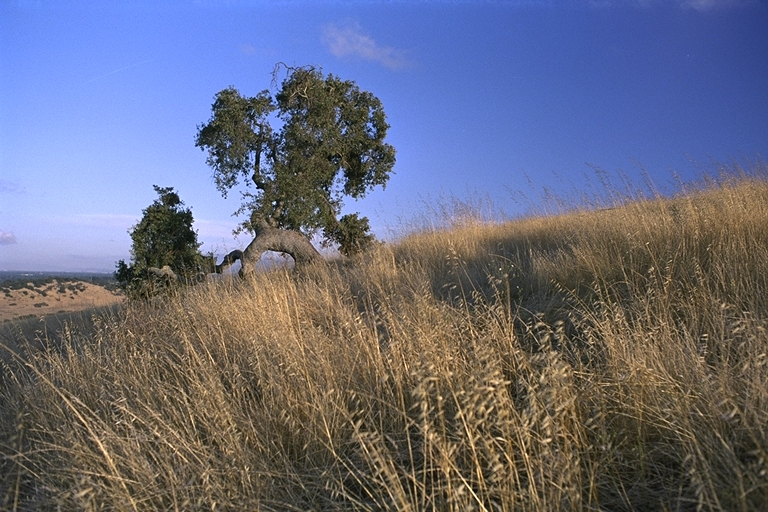
%> input picture background.jpg, 768 x 512 px, given in place of pool.tif, which was not available
$ octave miniprojet.m   (GNU Octave 9; MATLAB toolbox functions it lacks are replaced by stand-ins)
%> lines starting %> are read from the running program, lines starting %| are printed output that depends on the picture; pictures that were not available may be replaced by others from this repository, and a replacement may not be noted
clc
clear all
close all
 % ---------------------------- PREAMBULE --------------------------

I = double(imread('pool.tif'));

% Composante rouge
R = I(:,:,1);
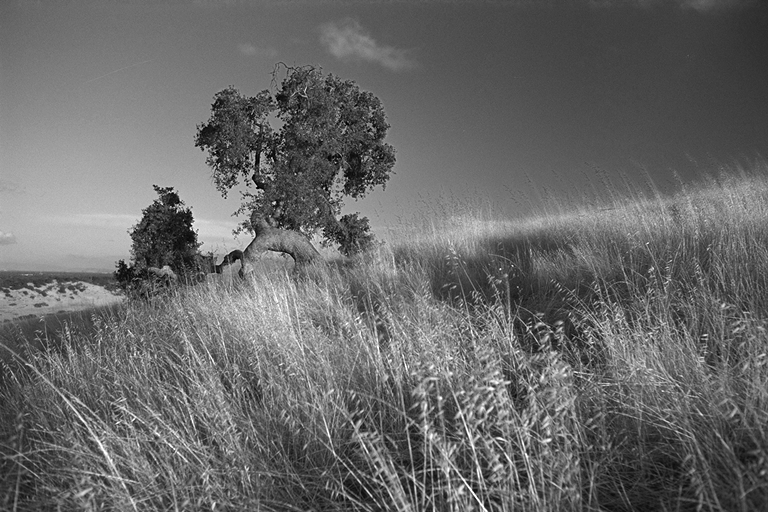
%> R: size 512x768 double; min 0, max 255, mean 104.7
% Composante verte
G = I(:,:,2);
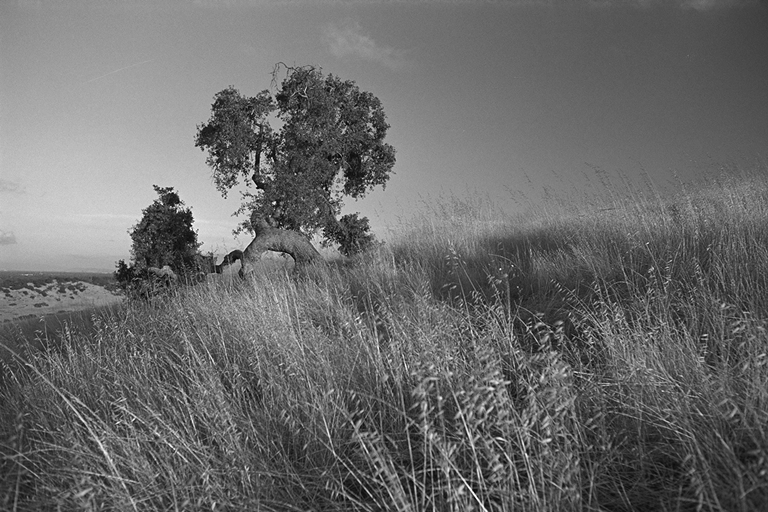
%> G: size 512x768 double; min 1, max 254, mean 106.9
% Composante bleue
B = I(:,:,3);
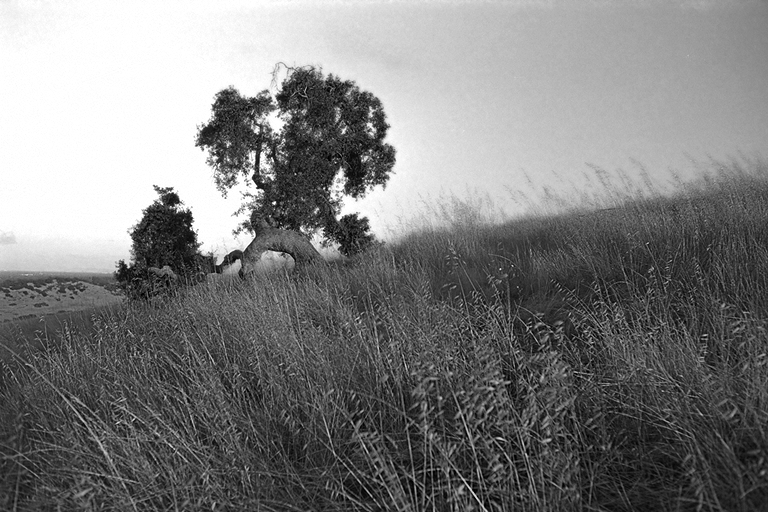
%> B: size 512x768 double; min 0, max 255, mean 126.3

Y = 0.299*R + 0.587*G + 0.114*B;
Cb = 0.564* (B-Y) + 128;
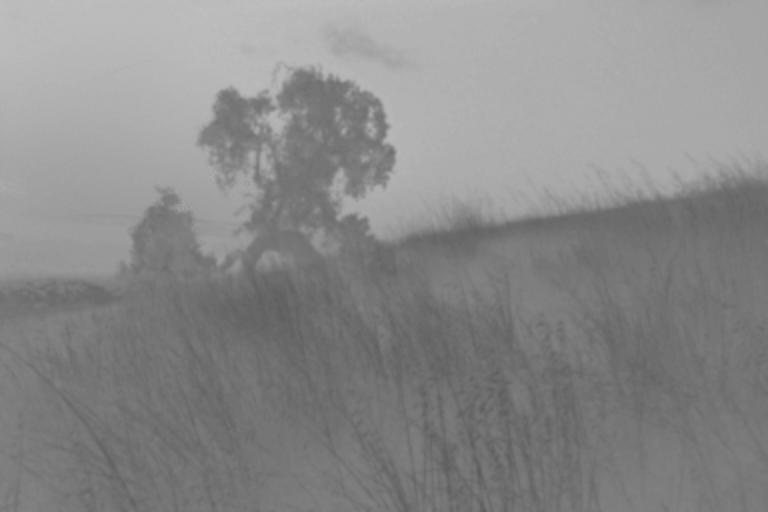
%> Cb: size 512x768 double; min 91.95, max 191.7, mean 138
Cr = 0.713* (R-Y) + 128;
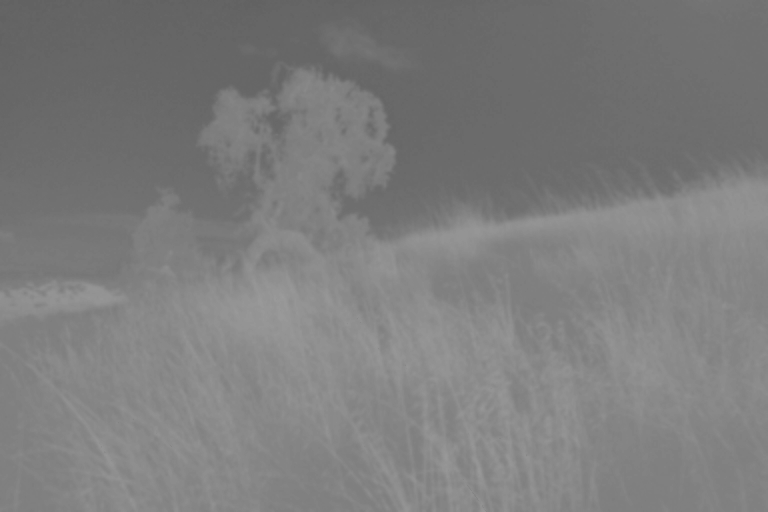
%> Cr: size 512x768 double; min 97.97, max 155.2, mean 125.3

figure, imshow(uint8(I))
figure, subplot(311), imshow(uint8(R))
subplot(312), imshow(uint8(G))
subplot(313), imshow(uint8(B))
figure, subplot(311), imshow(uint8(Y))
subplot(312), imshow(uint8(Cb))
subplot(313), imshow(uint8(Cr))

% Avec la méthode RGB, l'information que l'on souhaite obtenir n'est pas
% complète. Par exemple, la composante blanche possède une composante
% bleue. On ne peut pas faire la différence entre la composante bleue et la
% composante contenant du bleue.
% C'est pourquoi la méthode YCbCr nous permet d'obtenir la complétude de
% cette information. Lorsque l'on isole la composante bleue par exmpemple, elle est
% la seul à bien apparaitre sur la figure.

% QUESTION 2
clear all
close all
% Fusion d'image

B = double(imread('background.jpg'));
%> (the run ends here)
